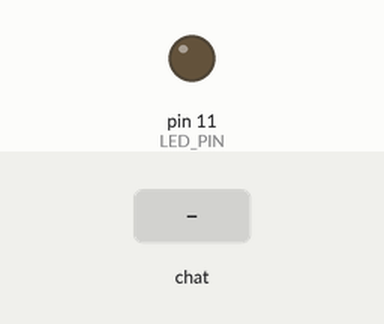
Bench run of a program on a simulated Raspberry Pi (header pin numbers). Parts: output pins drawn as LEDs (lit = HIGH). Inputs (shaded band) come from the test bench. The clock reads 2024-03-15 10:24:30 at power-on unless the program sets it.

Above: at 1.2 s.
1.3 s: chat message "/on" arrives
At 1.9 s:
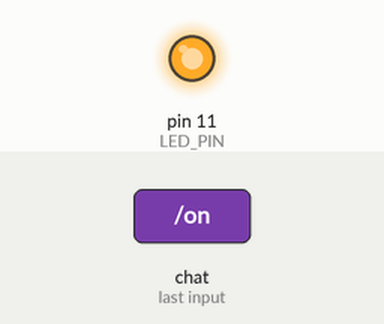
2.8 s: chat message "/off" arrives
At 4.2 s:
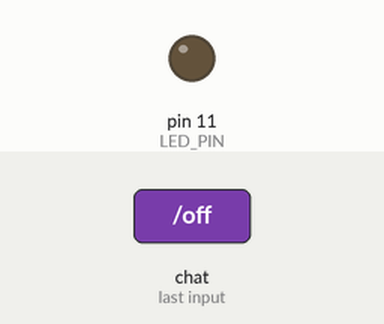
Timing chart, 0 to 5.8 s (numbered marks = the images above; inputs shaded):
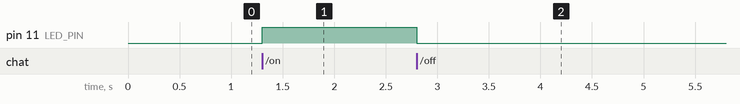

Measured:
- after the input at 1.3 s, pin 11 (LED_PIN): LOW → HIGH at once
- after the input at 2.8 s, pin 11 (LED_PIN): HIGH → LOW at once

The program:

hello_led.py
```python
import logging
from telegram import Update
from telegram.ext import ApplicationBuilder, ContextTypes, CommandHandler
import time #per mettere in pausa l'esecuzione del programma
import RPi.GPIO as GPIO #per gestire le GPIO

# LED pin (GPIO channel number)
LED_PIN = 11

#LED On/Off functions
def turn_led_on():
    GPIO.output(LED_PIN, GPIO.HIGH)
    return 'led on'
def turn_led_off():
    GPIO.output(LED_PIN, GPIO.LOW)
    return 'led off'

#Use raspberry Pi board and pin numbers
GPIO.setmode(GPIO.BOARD) #impostare la modalità di numerazione fisica
#Set up LED pin and GPIO output channel
GPIO.setup(LED_PIN, GPIO.OUT)

#BOT
logging.basicConfig(
    format='%(asctime)s - %(name)s - %(levelname)s - %(message)s',
    level=logging.INFO
)


async def start(update: Update, context: ContextTypes.DEFAULT_TYPE):
    await context.bot.send_message(chat_id=update.effective_chat.id, text="I'm a bot, please talk to me!")

async def on(update: Update, context: ContextTypes.DEFAULT_TYPE):
    turn_led_on()
    await context.bot.send_message(chat_id=update.effective_chat.id, text="Led is turned on")

async def off(update: Update, context: ContextTypes.DEFAULT_TYPE):
    turn_led_off()
    await context.bot.send_message(chat_id=update.effective_chat.id, text="Led is turned off")

if __name__ == '__main__':
    application = ApplicationBuilder().token('your_API_token').build()

    start_handler = CommandHandler('start', start)
    application.add_handler(start_handler)

    on_handler = CommandHandler('on', on)
    application.add_handler(on_handler)

    off_handler = CommandHandler('off', off)
    application.add_handler(off_handler)

    application.run_polling()
```
